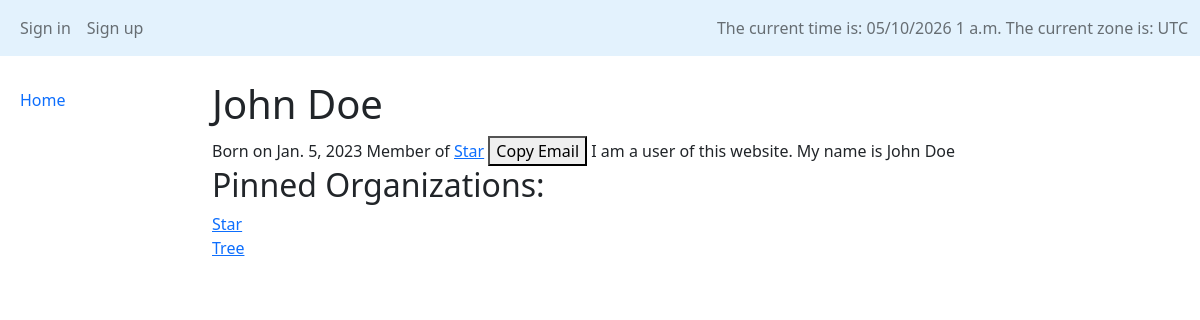
Page /Forum/profile/2 on the committed database.
### Forum/models.py (models this page shows, shortened)
class Profile(User):
    birthday = models.DateField(default=timezone.now, blank=True, null=True)
    biography = models.TextField(default="I am a user of this website", null=True, blank=True)
    pinned = models.ManyToManyField(Organization, related_name="followers",blank=True)
    membership = models.ForeignKey(Organization, null=True, blank=True, on_delete=models.SET_NULL, related_name='members')
    class Meta:
        permissions = [
            ("can_post", "can post on behalf of an organization")
        ]

class Organization(models.Model):
    name = models.CharField(max_length=100, null=False, blank=False)
    about = models.TextField(null=False, blank=False)
    logo = models.ImageField(null=True, blank=True, upload_to='organization_logos')
    official_email = models.EmailField(null=True, blank=True)

### Forum/views.py (the view)
# urls.py: path("profile/<int:pk>", views.ProfileDetailView.as_view(), name="profile_view"),
class ProfileDetailView(DetailView):
    model = Profile
    template_name = "Forum/detail_pages/profile_details.html"

### Forum/templates/Forum/detail_pages/profile_details.html (shortened to what this page needs)
{% extends "Forum/layouts/sidebar_layout.html" %}
{% load static %}
{% block body %}
    <h1>{{ profile.get_full_name }}</h1>
    Born on {{ profile.birthday }}
    {% if profile.membership %}
        Member of <a href="{% url 'organization_view' pk=profile.membership.pk %}">{{ profile.membership.name }}</a>
    {% endif %}
    <button type="button" onclick="copy_text(this, '{{ profile.email }}')">Copy Email</button>
    {{ profile.biography }}
    <h2>Pinned Organizations: </h2>
    {% for org in profile.pinned.all %}
        <a href="{% url 'organization_view' pk=org.pk %}">{{ org.name }}  </a>
    <br>
    {% empty %}
        (This user has no pinned organizations)
    {% endfor %}
{% endblock %}

### rows in the picture
Profile: get_full_name "John Doe", birthday "Jan. 5, 2023", membership.name "Star", biography "I am a user of this website. My name is John Doe"
Organization: name "Star"
Organization: name "Tree"

### other values in the picture
{{ TIME_ZONE }} "UTC"
